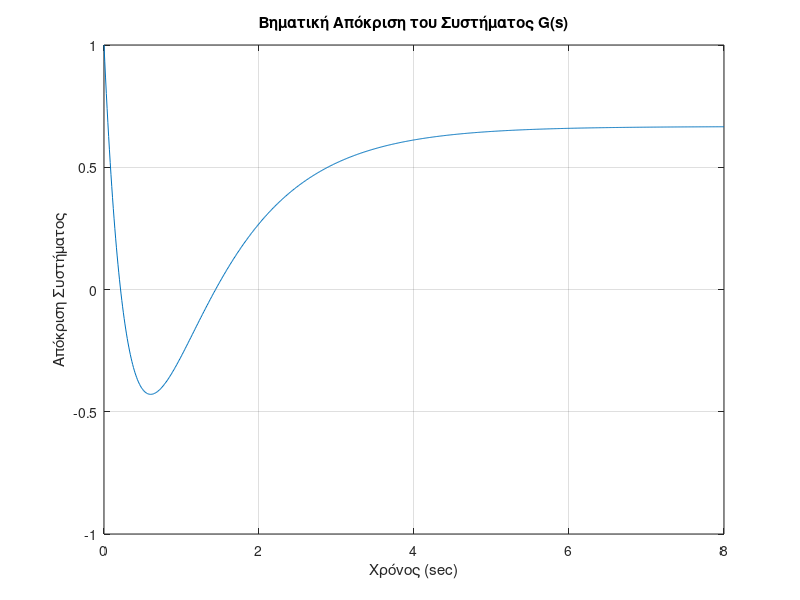

MATLAB code to generate this figure:
% Ορισμός της συνάρτησης μεταφοράς G(s)
num = [1 -3 2];
den = [1 4 3];
G = tf(num, den);

% Υπολογισμός και εκτύπωση του DC-Gain
dcgain = dcgain(G);
disp('Το DC-Gain του συστήματος είναι:');
disp(dcgain);

% Εύρεση της βηματικής απόκρισης για t = 0:0.01:8
t = 0:0.01:8;
[y, t] = step(G, t);

% Σχεδίαση της βηματικής απόκρισης
figure;
plot(t, y);
title('Βηματική Απόκριση του Συστήματος G(s)');
xlabel('Χρόνος (sec)');
ylabel('Απόκριση Συστήματος');
grid on;
